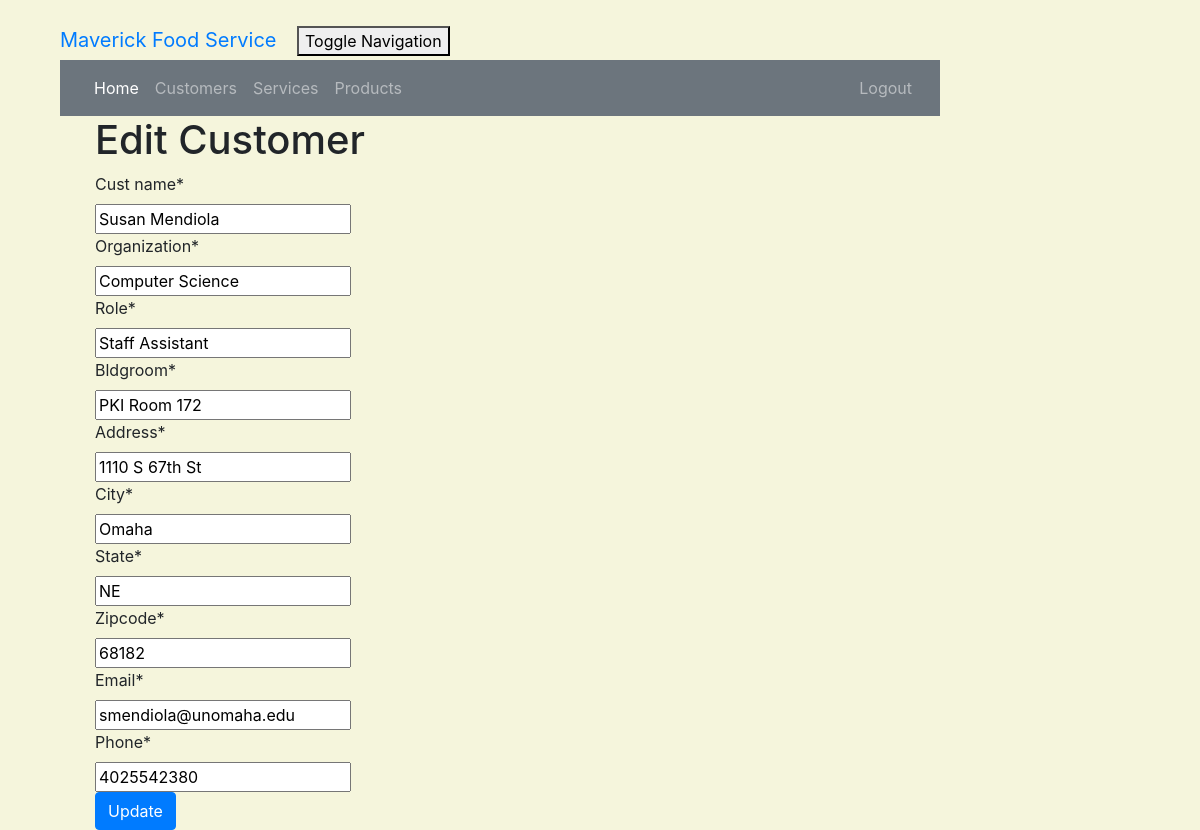
Before: /customer/2/edit/ (signed in) with the older database file.
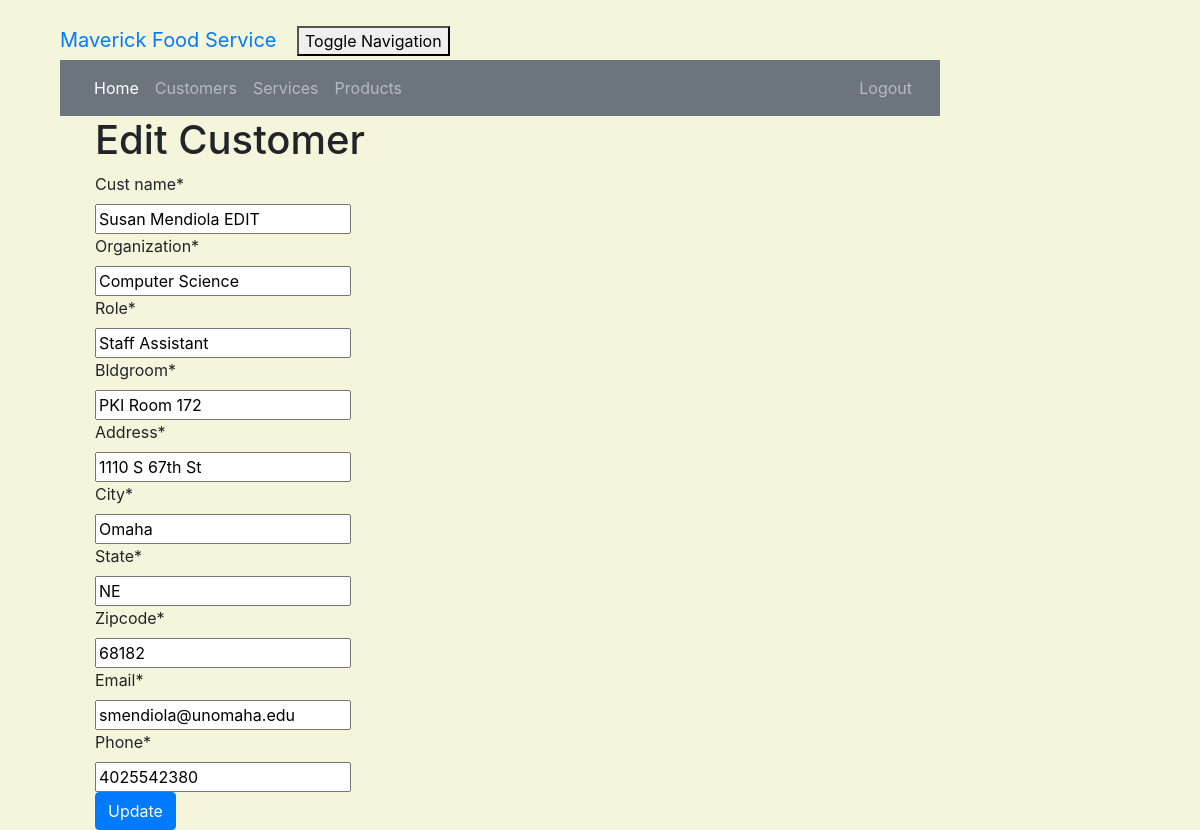
After: the same page with the newer database file.
### crm/models.py (models this page shows, shortened)
class Customer(models.Model):
    cust_name = models.CharField(max_length=50)
    email = models.EmailField(max_length=100)
    phone = models.CharField(max_length=20)
    bldgroom = models.CharField(max_length=100)
    address = models.CharField(max_length=200)
    city = models.CharField(max_length=50)
    state = models.CharField(max_length=50)
    zipcode = models.CharField(max_length=10)
    organization = models.CharField(max_length=100)
    role = models.CharField(max_length=100)

### crm/views.py (the view)
# urls.py: path('customer/<int:pk>/edit/', views.customer_edit, name='customer_edit'),
@login_required
def customer_edit(request, pk):
    customer = get_object_or_404(Customer, pk=pk)
    if request.method == "POST":
        form = CustomerForm(request.POST, instance=customer)
        if form.is_valid():
            customer = form.save(commit=False)
            customer.updated_date = timezone.now()
            customer.save()
            customer = Customer.objects.filter()
            return render(request, 'crm/customer_list.html',
                          {'customers': customer})
    else:
        form = CustomerForm(instance=customer)
    return render(request, 'crm/customer_edit.html', {'form': form})

### crm/forms.py
class CustomerForm(forms.ModelForm):
    class Meta:
        model = Customer
        fields = ('cust_name', 'organization', 'role', 'bldgroom', 'address', 'city', 'state', 'zipcode',
                  'email', 'phone')

### crm/templates/crm/customer_edit.html (shortened to what this page needs)
<!DOCTYPE html>
<html lang="en">
{% extends 'crm/base.html' %}
{% load crispy_forms_tags %}
{% block content %}
    <h1>Edit Customer</h1>
    <form method="POST" class="customer-form">{% csrf_token %}
        {{ form|crispy }}
        <button type="submit" class="btn btn-primary">Update</button>
    </form>
{% endblock %}

Changed rows visible on the page:
changed Customer "Computer Science": cust_name "Susan Mendiola" → "Susan Mendiola EDIT"
